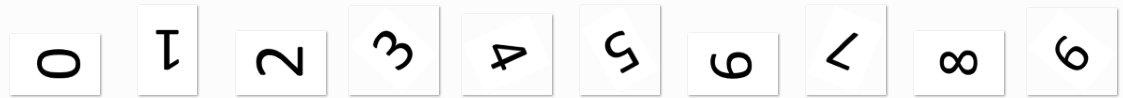
#> input picture exercises/HW3/answers/Q2/pic.PNG, 1123 x 98 px, found by its file name
$ python 2.py
#> lines starting #> are read from the running program, lines starting #| are printed output that depends on the picture; after the words box and inside, x2 and y2 are one past the last pixel; in counts of white or black regions, pixels touching at a corner belong together; long printed decimals are rounded
#> further down, img is the input picture: shape (98, 1123, 3); min 0, max 255, mean 241.8
import cv2
import imutils
import numpy as np
from math import *

font = cv2.FONT_HERSHEY_SIMPLEX

lower = np.array([0, 0, 127])
upper = np.array([255, 255, 255])

def half_sort(lis):
    mi = lis.index(min(lis))
    nl = lis[mi:]+lis[:mi]
    return nl

def unique(lis):
    nl = []
    for i in lis:
        if not i in nl:
            nl.append(i)
    return nl[:]

def angles(img, cnt_index=None, width=None, height=None):
#> called with cnt_index = 0, height = 100
    img = imutils.resize(img, width, height)
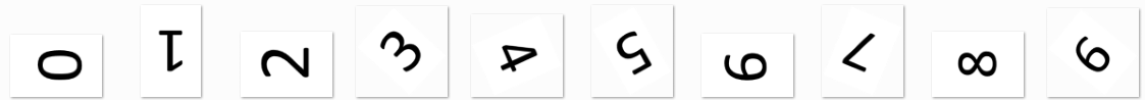
#> img: shape (100, 1145, 3); min 0, max 255, mean 241.8
    img = cv2.GaussianBlur(img, (3, 3), 6)
    hsv = cv2.cvtColor(img, cv2.COLOR_BGR2HSV)
#> hsv: shape (100, 1145, 3); mean H, S, V 0, 0, 241.7
    mask = cv2.inRange(hsv, lower, upper)
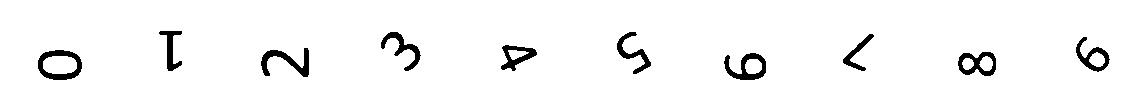
#> mask: shape (100, 1145); 96.2% white; 10 black regions, largest, box (x1, y1, x2, y2) and area: (38, 50, 82, 80) 561, (261, 48, 309, 77) 523, (724, 53, 766, 80) 508
    mask = cv2.bitwise_not(mask)
#> mask: shape (100, 1145); 3.8% white; 10 white regions
    #mask = cv2.erode(mask, None, iterations=2)
    #mask = cv2.dilate(mask, None, iterations=2)
    cnts, _ = cv2.findContours(mask, cv2.RETR_EXTERNAL, cv2.CHAIN_APPROX_SIMPLE)
#> cnts = 10 contours; largest, box (x1, y1, x2, y2) and area: (38, 50, 82, 80) 1035, (958, 52, 996, 76) 669, (724, 53, 766, 80) 656, (1076, 37, 1110, 72) 514, (501, 45, 537, 71) 478
    if cnt_index == None:
        cnt = max(cnts, key=cv2.contourArea)
    else:
        cnt = cnts[cnt_index]
#> cnt = contour of 58 points, box (x1, y1, x2, y2) (724, 53, 766, 80), area 656
    ep = .003 * cv2.arcLength(cnt, True)
#> ep = 0.452
    approx = cv2.approxPolyDP(cnt, ep, True)
#> approx = contour of 41 points, box (x1, y1, x2, y2) (724, 53, 766, 80), area 658

    rect = cv2.minAreaRect(cnt)
#> rect = ((744.5, 66), (26, 41), -90)
    img = imutils.rotate_bound(img, rect[2])
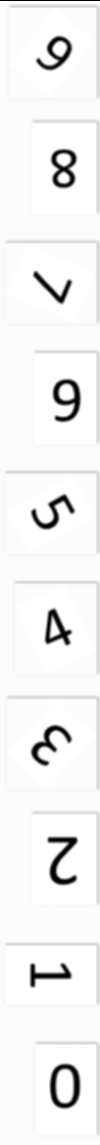
#> img: shape (1145, 100, 3); min 0, max 255, mean 241.5
    if rect[1][0] > rect[1][1]:
        img = imutils.rotate_bound(img, -90)


    con_hull = cv2.convexHull(approx, returnPoints=False)
#> con_hull = 19 values, max 40 at index 0, min 0 at index 18, mean 22.53
    defects = cv2.convexityDefects(approx, con_hull)
#> defects = [[3, 5, 4, 162], [6, 23, 14, 5156], [24, 26, 25, 186], [27, 29, 28, 201], [31, 33, 32, 162], [33, 35, 34, 186], [36, 38, 37, 186]]
    l = []
    for i in range(defects.shape[0]):
        s, e, f, d = defects[i, 0]
        start = tuple(approx[s, 0])
        end = tuple(approx[e, 0])
        far = tuple(approx[f, 0])

        d_se = hypot(start[0] - end[0], start[1] - end[1])
        d_sf = hypot(start[0] - far[0], start[1] - far[1])
        d_fe = hypot(far[0] - end[0], far[1] - end[1])

        angle = degrees( acos( (d_sf**2 + d_fe**2 - d_se**2) / (2 * d_sf * d_fe) ) )
        l.append(angle)
#> this loop made 7 passes
#> (s, e, f, d, start, end, far, d_se) on passes 1 to 7: (3, 5, 4, 162, (758, 54), (755, 53), (756, 54), 3.16), (6, 23, 14, 5156, (750, 53), (727, 55), (741, 74), 23.09), (24, 26, 25, 186, (725, 57), (724, 61), (725, 60), 4.12), (27, 29, 28, 201, (724, 63), (725, 68), (725, 64), 5.1), (31, 33, 32, 162, (733, 77), (736, 78), (735, 77), 3.16), (33, 35, 34, 186, (736, 78), (740, 79), (739, 78), 4.12), (36, 38, 37, 186, (754, 79), (758, 78), (755, 78), 4.12)
#> after the loop, l = [135, 59.58, 135, 135, 135, 135, 135]
    l.sort()
    l = unique(l)
#> the loop in unique, `for i in lis:` made 7 passes
#> i on passes 1 to 7: 59.58, 135, 135, 135, 135, 135, 135
#> after the loop in unique, `for i in lis:`: nl = [59.58, 135, 135, 135]
#> l = [59.58, 135, 135, 135]
    return l


# creating data for comparing later
# data is a list from angles of the numbers
"""
number_angles = list(range(10))
for i in range(10):
    img = cv2.imread(f"numbers\\{i}.png")
    angle = angles(img, height=200)
    number_angles[i] = angle
    print(angle)

"""
print()

shape_angles = []
for i in range(10):
    img = cv2.imread("pic.png")
    angle = angles(img, i, height=100)
#> angle = [59.58, 135, 135, 135]
    print(angle)
#| [59.583, 135.000, 135.0, 135.000]
